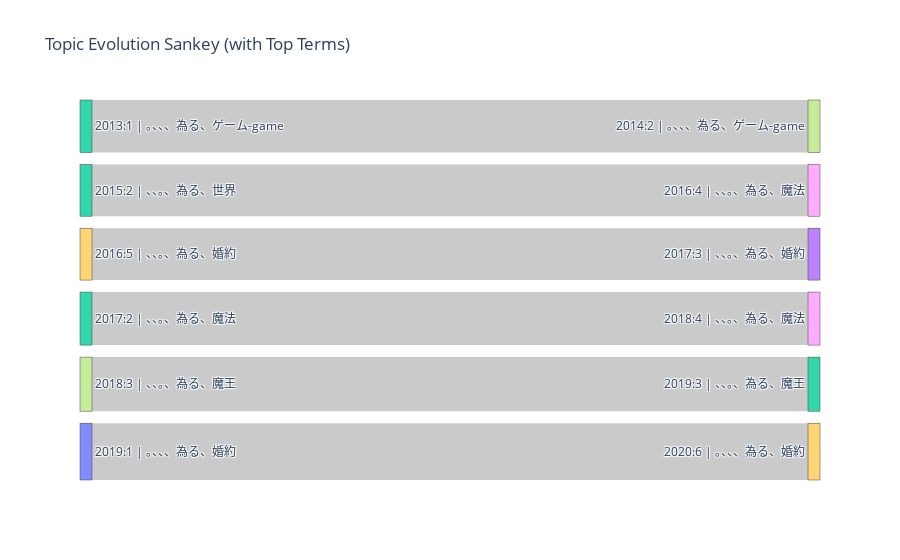

Notebook code cell kept with this figure:
### Code cell
# save as plot_sankey_with_labels.py
import pandas as pd
import plotly.graph_objects as go

# === 配置区 ===
NODES_CSV = "ten_out/nodes.csv"
EDGES_CSV = "ten_out/edges.csv"
TOPK_TERMS = 4          # 每个节点展示的关键词数量
MAX_LABEL_LEN = 28      # 标签最大长度，超出会省略号
WEIGHT_MIN = 0.65       # 仅展示 >= 这个相似度的边（可调）
MAX_OUT_EDGES = 3       # 每个 source 只保留权重最高的前 N 条边（防过密）；设为 None 则不过滤
TITLE = "Topic Evolution Sankey (with Top Terms)"

# === 读取 ===
nodes = pd.read_csv(NODES_CSV)
edges = pd.read_csv(EDGES_CSV)

# 过滤弱边
if "weight" in edges.columns and WEIGHT_MIN is not None:
    edges = edges[edges["weight"] >= WEIGHT_MIN].copy()

# 每个 source 只保留前N条边（按 weight 降序）
if MAX_OUT_EDGES is not None and "weight" in edges.columns:
    edges = (edges.sort_values(["source", "weight"], ascending=[True, False])
                  .groupby("source")
                  .head(MAX_OUT_EDGES)
                  .reset_index(drop=True))

# === 构造更可读的节点标签 ===
# nodes.node_id 形如 "3:0"
def tidy_terms(s):
    if not isinstance(s, str):
        return ""
    # top_terms 列里是以 "; " 拼的字符串
    parts = [t.strip() for t in s.split(";") if t.strip()]
    parts = parts[:TOPK_TERMS]
    label = "、".join(parts)
    if len(label) > MAX_LABEL_LEN:
        label = label[:MAX_LABEL_LEN] + "…"
    return label

nodes["terms_label"] = nodes["top_terms"].fillna("").map(tidy_terms)

# 如果想在标签上加时间片信息：
nodes["pretty_label"] = nodes["time_from"].astype(str) + ":" + nodes["tid"].astype(str) \
                        + " | " + nodes["terms_label"].replace("", "(no terms)")

# === 把节点字符串映射为整数索引（Plotly 要求） ===
labels_idx = pd.Index(nodes["node_id"])  # 用 node_id 作为唯一键
def id_to_idx(x): return labels_idx.get_loc(x)

# 准备 sankey 数据
df = edges.copy()
df["source_idx"] = df["source"].map(id_to_idx)
df["target_idx"] = df["target"].map(id_to_idx)

# link 的值，可以用 weight，也可以全部=1 看结构
if "weight" in df.columns:
    link_value = df["weight"].astype(float)
else:
    link_value = pd.Series([1]*len(df))

# link 着色（可选）：按 kind 区分颜色
kind2color = {"continue": "rgba(150,150,150,0.5)",
              "split":    "rgba(255,140,0,0.6)",
              "merge":    "rgba(0,150,255,0.6)"}
link_colors = df["kind"].map(kind2color).fillna("rgba(180,180,180,0.4)")

# === 画图 ===
fig = go.Figure(go.Sankey(
    node=dict(
        label=nodes.set_index("node_id").loc[labels_idx, "pretty_label"].tolist(),
        pad=12, thickness=12
    ),
    link=dict(
        source=df["source_idx"].to_list(),
        target=df["target_idx"].to_list(),
        value=link_value.to_list(),
        color=link_colors.to_list()
    )
))
fig.update_layout(title=TITLE, font=dict(size=12))
fig.show()

### Figure 1 — Plotly figure (JSON) as saved in the notebook; plotly's stock layout.template omitted (floating-point values rounded to 4 significant figures)
{"data": [{"link": {"color": ["rgba(150,150,150,0.5)", "rgba(150,150,150,0.5)", "rgba(150,150,150,0.5)", "rgba(150,150,150,0.5)", "rgba(150,150,150,0.5)", "rgba(150,150,150,0.5)"], "source": [37, 40, 12, 22, 29, 32], "target": [42, 49, 17, 28, 33, 38], "value": [0.6822, 0.7167, 0.6619, 0.6525, 0.6543, 0.669]}, "node": {"label": ["2010:0 | 。、、、為る、世界", "2010:1 | 、、。、為る、世界", "2010:2 | 。、、、為る、…", "2011:0 | 。、為る、、、ゲーム-game", "2011:1 | 。、、、為る、世界", "2011:2 | 。、、、為る、世界", "2012:0 | 。、、、為る、ゲーム-game", "2012:1 | 。、、、為る、居る", "2012:2 | 。、、、為る、世界", "2012:3 | 。、、、為る、世界", "2012:4 | 。、、、為る、世界", "2013:0 | 。、、、為る、ゲーム-game", "2013:1 | 。、、、為る、ゲーム-game", "2013:2 | 。、、、為る、世界", "2013:3 | 、、。、為る、…", "2014:0 | 、、。、為る、成る", "2014:1 | 。、、、為る、王子", "2014:2 | 。、、、為る、ゲーム-game", "2014:3 | 、、。、為る、世界", "2014:4 | 。、、、為る、居る", "2015:0 | 、、。、為る、世界", "2015:1 | 。、、、為る、婚約", "2015:2 | 、、。、為る、世界", "2015:3 | 。、、、為る、世界", "2016:0 | 。、、、為る、世界", "2016:1 | 。、、、為る、ゲーム-game", "2016:2 | 、、。、為る、！", "2016:3 | 。、、、為る、魔王", "2016:4 | 、、。、為る、魔法", "2016:5 | 、、。、為る、婚約", "2017:0 | 、、。、為る、＊", "2017:1 | 。、、、為る、ゲーム-game", "2017:2 | 、、。、為る、魔法", "2017:3 | 、、。、為る、婚約", "2018:0 | 。、、、為る、ゲーム-game", "2018:1 | 。、、、為る、婚約", "2018:2 | 。、、、為る、『", "2018:3 | 、、。、為る、魔王", "2018:4 | 、、。、為る、魔法", "2019:0 | 、、。、為る、居る", "2019:1 | 。、、、為る、婚約", "2019:2 | 、、。、為る、魔術", "2019:3 | 、、。、為る、魔王", "2020:0 | 、、。、為る、高校", "2020:1 | 、、。、為る、ゲーム-game", "2020:2 | 、、。、為る、スキル-skill", "2020:3 | 、、。、為る、魔術", "2020:4 | 、、。、為る、魔術", "2020:5 | 、、。、為る、パーティー-party", "2020:6 | 。、、、為る、婚約", "2020:7 | 。、、、為る、婚約", "2021:0 | 。、、、為る、婚約", "2021:1 | 。、、、為る、パーティー-party"], "pad": 12, "thickness": 12}, "type": "sankey"}], "layout": {"font": {"size": 12}, "title": {"text": "Topic Evolution Sankey (with Top Terms)"}}}
